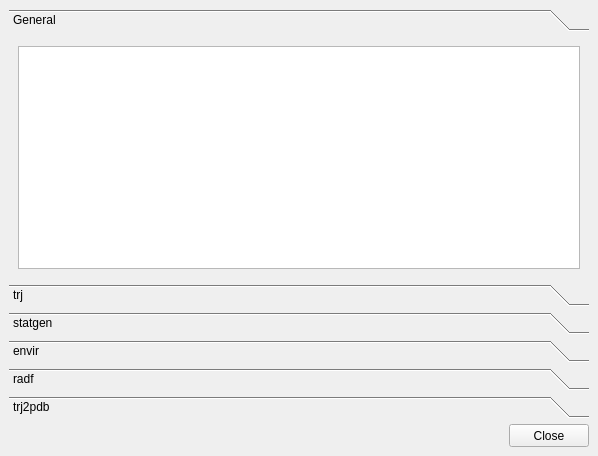
<?xml version="1.0" encoding="UTF-8"?>
<ui version="4.0">
 <class>HelpWindow</class>
 <widget class="QMainWindow" name="HelpWindow">
  <property name="geometry">
   <rect>
    <x>0</x>
    <y>0</y>
    <width>598</width>
    <height>456</height>
   </rect>
  </property>
  <property name="windowTitle">
   <string>Help</string>
  </property>
  <widget class="QWidget" name="centralwidget">
   <layout class="QGridLayout" name="gridLayout">
    <item row="0" column="0">
     <widget class="QToolBox" name="toolBox">
      <property name="currentIndex">
       <number>0</number>
      </property>
      <widget class="QWidget" name="page_general">
       <property name="geometry">
        <rect>
         <x>0</x>
         <y>0</y>
         <width>580</width>
         <height>233</height>
        </rect>
       </property>
       <property name="toolTip">
        <string>General help</string>
       </property>
       <attribute name="label">
        <string>General</string>
       </attribute>
       <layout class="QGridLayout" name="gridLayout_2">
        <item row="0" column="0">
         <widget class="QTextBrowser" name="textBrowser_general"/>
        </item>
       </layout>
      </widget>
      <widget class="QWidget" name="page_trj">
       <property name="geometry">
        <rect>
         <x>0</x>
         <y>0</y>
         <width>580</width>
         <height>233</height>
        </rect>
       </property>
       <property name="toolTip">
        <string>Help about trj</string>
       </property>
       <attribute name="label">
        <string>trj</string>
       </attribute>
       <layout class="QGridLayout" name="gridLayout_3">
        <item row="0" column="0">
         <widget class="QTextBrowser" name="textBrowser_trj"/>
        </item>
       </layout>
      </widget>
      <widget class="QWidget" name="page_statgen">
       <property name="geometry">
        <rect>
         <x>0</x>
         <y>0</y>
         <width>580</width>
         <height>233</height>
        </rect>
       </property>
       <property name="toolTip">
        <string>Help about statgen</string>
       </property>
       <attribute name="label">
        <string>statgen</string>
       </attribute>
       <layout class="QGridLayout" name="gridLayout_4">
        <item row="0" column="0">
         <widget class="QTextBrowser" name="textBrowser_statgen"/>
        </item>
       </layout>
      </widget>
      <widget class="QWidget" name="page_envir">
       <property name="geometry">
        <rect>
         <x>0</x>
         <y>0</y>
         <width>580</width>
         <height>233</height>
        </rect>
       </property>
       <property name="toolTip">
        <string>Help about envir</string>
       </property>
       <attribute name="label">
        <string>envir</string>
       </attribute>
       <layout class="QGridLayout" name="gridLayout_5">
        <item row="0" column="0">
         <widget class="QTextBrowser" name="textBrowser_envir"/>
        </item>
       </layout>
      </widget>
      <widget class="QWidget" name="page_radf">
       <property name="geometry">
        <rect>
         <x>0</x>
         <y>0</y>
         <width>580</width>
         <height>233</height>
        </rect>
       </property>
       <property name="toolTip">
        <string>Help about radf</string>
       </property>
       <attribute name="label">
        <string>radf</string>
       </attribute>
       <layout class="QGridLayout" name="gridLayout_6">
        <item row="0" column="0">
         <widget class="QTextBrowser" name="textBrowser_radf"/>
        </item>
       </layout>
      </widget>
      <widget class="QWidget" name="page_trj2pdb">
       <property name="geometry">
        <rect>
         <x>0</x>
         <y>0</y>
         <width>580</width>
         <height>233</height>
        </rect>
       </property>
       <property name="toolTip">
        <string>Help about trj2pdb</string>
       </property>
       <attribute name="label">
        <string>trj2pdb</string>
       </attribute>
       <layout class="QGridLayout" name="gridLayout_7">
        <item row="0" column="0">
         <widget class="QTextBrowser" name="textBrowser_trj2pdb"/>
        </item>
       </layout>
      </widget>
     </widget>
    </item>
    <item row="1" column="0">
     <layout class="QHBoxLayout" name="horizontalLayout">
      <item>
       <spacer name="horizontalSpacer">
        <property name="orientation">
         <enum>Qt::Horizontal</enum>
        </property>
        <property name="sizeHint" stdset="0">
         <size>
          <width>40</width>
          <height>20</height>
         </size>
        </property>
       </spacer>
      </item>
      <item>
       <widget class="QPushButton" name="pushButton">
        <property name="minimumSize">
         <size>
          <width>80</width>
          <height>23</height>
         </size>
        </property>
        <property name="toolTip">
         <string>Close window</string>
        </property>
        <property name="text">
         <string>Close</string>
        </property>
        <property name="autoDefault">
         <bool>true</bool>
        </property>
       </widget>
      </item>
     </layout>
    </item>
   </layout>
  </widget>
 </widget>
 <tabstops>
  <tabstop>textBrowser_general</tabstop>
  <tabstop>pushButton</tabstop>
  <tabstop>textBrowser_trj</tabstop>
  <tabstop>textBrowser_statgen</tabstop>
  <tabstop>textBrowser_envir</tabstop>
  <tabstop>textBrowser_radf</tabstop>
  <tabstop>textBrowser_trj2pdb</tabstop>
 </tabstops>
 <resources/>
 <connections>
  <connection>
   <sender>pushButton</sender>
   <signal>clicked()</signal>
   <receiver>HelpWindow</receiver>
   <slot>close()</slot>
   <hints>
    <hint type="sourcelabel">
     <x>545</x>
     <y>431</y>
    </hint>
    <hint type="destinationlabel">
     <x>598</x>
     <y>414</y>
    </hint>
   </hints>
  </connection>
 </connections>
</ui>
